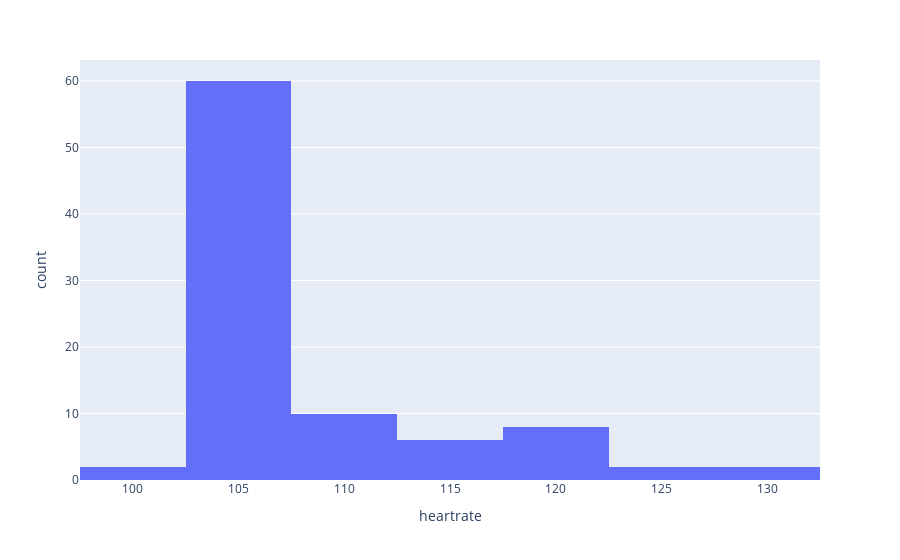

The notebook cell saved with this chart:
### Code cell
px.histogram(mean_heartrate, x="heartrate").show()

### Figure 1 — Plotly figure (JSON) as saved in the notebook; plotly's stock layout.template omitted (floating-point values rounded to 4 significant figures)
{"data": [{"alignmentgroup": "True", "bingroup": "x", "hovertemplate": "heartrate=%{x}<br>count=%{y}<extra></extra>", "legendgroup": "", "marker": {"color": "#636efa", "pattern": {"shape": ""}}, "name": "", "offsetgroup": "", "orientation": "v", "showlegend": false, "type": "histogram", "x": [105.3, 107.5, 104.7, 107.5, 105.2, 104, 104.7, 105.8, 102.8, 104.8, 103.7, 103.3, 104, 106.2, 106, 106.8, 104.2, 106.2, 106.5, 113.2, 112, 115.3, 114.5, 111.7, 109.3, 121.3, 124.8, 119.2, 120.3, 127.8, 130, 120, 119, 126, 120.2, 118, 115.2, 118.2, 116.2, 112.7, 109, 112.3, 109.7, 108.7, 108.3, 105.2, 106, 106.5, 106.5, 105.5, 105.3, 104, 104.7, 105.3, 106.2, 102.7, 105.3, 106.3, 106, 107.2, 103, 105.3, 105.3, 104.7, 103.5, 104.3, 104.2, 105.8, 105.8, 105.5, 106.7, 103.3, 101.8, 105.3, 106.3, 105.7, 105, 102.7, 104.3, 105.2, 103.8, 104.2, 105, 105.2, 104.3, 101.2, 105, 102.8, 103, 103.5], "xaxis": "x", "yaxis": "y"}], "layout": {"autosize": true, "barmode": "relative", "legend": {"tracegroupgap": 0}, "margin": {"t": 60}, "xaxis": {"anchor": "y", "autorange": true, "domain": [0, 1], "range": [97.5, 132.5], "title": {"text": "heartrate"}, "type": "linear"}, "yaxis": {"anchor": "x", "autorange": true, "domain": [0, 1], "range": [0, 63.16], "title": {"text": "count"}}}}
